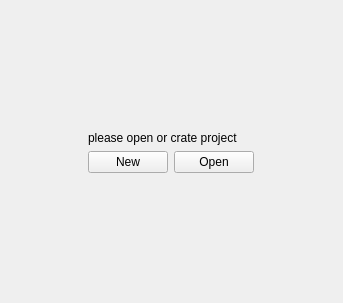
<?xml version="1.0" encoding="UTF-8"?>
<ui version="4.0">
 <class>StartWidget</class>
 <widget class="QWidget" name="StartWidget">
  <property name="geometry">
   <rect>
    <x>0</x>
    <y>0</y>
    <width>343</width>
    <height>303</height>
   </rect>
  </property>
  <property name="windowTitle">
   <string>Form</string>
  </property>
  <layout class="QGridLayout" name="gridLayout">
   <item row="0" column="1">
    <spacer name="verticalSpacer">
     <property name="orientation">
      <enum>Qt::Vertical</enum>
     </property>
     <property name="sizeHint" stdset="0">
      <size>
       <width>20</width>
       <height>80</height>
      </size>
     </property>
    </spacer>
   </item>
   <item row="1" column="0">
    <spacer name="horizontalSpacer">
     <property name="orientation">
      <enum>Qt::Horizontal</enum>
     </property>
     <property name="sizeHint" stdset="0">
      <size>
       <width>84</width>
       <height>20</height>
      </size>
     </property>
    </spacer>
   </item>
   <item row="1" column="2">
    <spacer name="horizontalSpacer_2">
     <property name="orientation">
      <enum>Qt::Horizontal</enum>
     </property>
     <property name="sizeHint" stdset="0">
      <size>
       <width>84</width>
       <height>20</height>
      </size>
     </property>
    </spacer>
   </item>
   <item row="6" column="1">
    <spacer name="verticalSpacer_2">
     <property name="orientation">
      <enum>Qt::Vertical</enum>
     </property>
     <property name="sizeHint" stdset="0">
      <size>
       <width>20</width>
       <height>79</height>
      </size>
     </property>
    </spacer>
   </item>
   <item row="1" column="1">
    <layout class="QVBoxLayout" name="verticalLayout_2">
     <item>
      <widget class="QLabel" name="label">
       <property name="text">
        <string>please open or crate project</string>
       </property>
      </widget>
     </item>
     <item>
      <layout class="QHBoxLayout" name="horizontalLayout">
       <item>
        <widget class="QPushButton" name="newProjectButton">
         <property name="text">
          <string>New</string>
         </property>
        </widget>
       </item>
       <item>
        <widget class="QPushButton" name="openProjectButton">
         <property name="text">
          <string>Open</string>
         </property>
        </widget>
       </item>
      </layout>
     </item>
    </layout>
   </item>
  </layout>
 </widget>
 <resources/>
 <connections/>
</ui>
